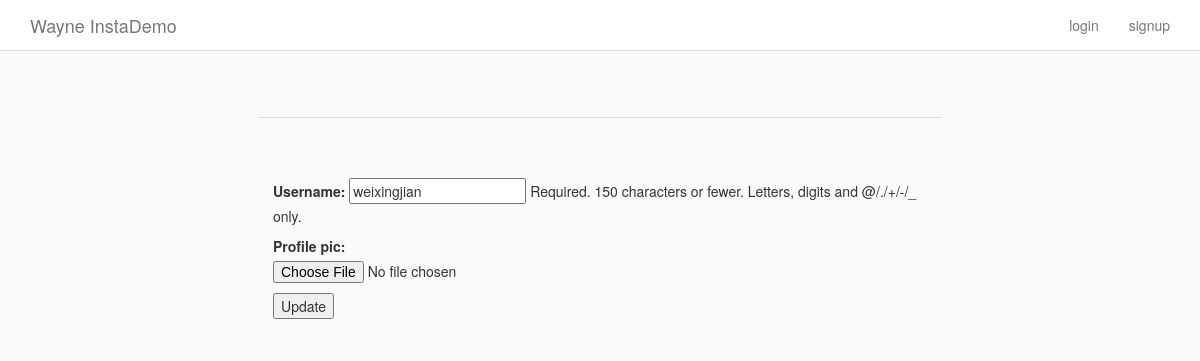
Before: /edit_profile/1/ with the older database file.
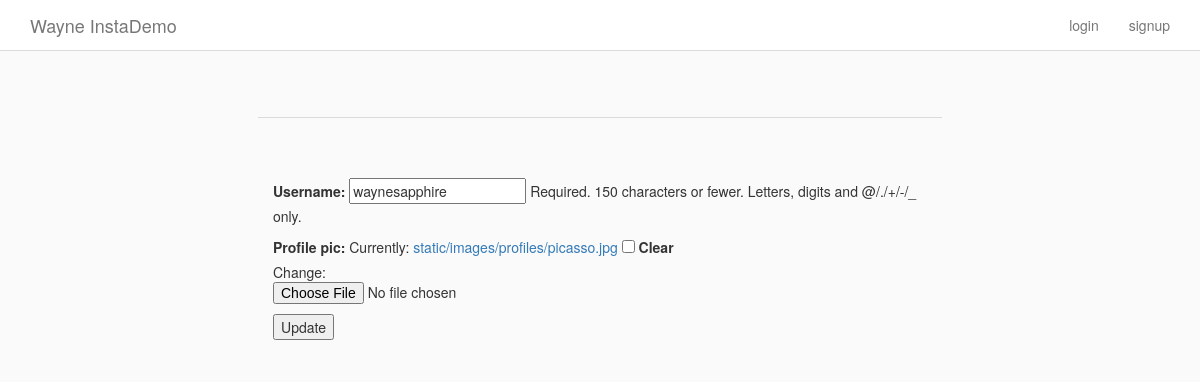
After: the same page with the newer database file.
### Insta/models.py (models this page shows, shortened)
class InstaUser(AbstractUser):
    profile_pic = ProcessedImageField(
        upload_to = 'static/images/profiles',
        format = 'JPEG',
        blank = True,
        null = True,
    )

### Insta/views.py (the view)
# urls.py: path('edit_profile/<int:pk>/', EditProfile.as_view(), name='edit_profile'),
class EditProfile(UpdateView):
    model = InstaUser
    template_name = "edit_profile.html"
    fields = ('username', 'profile_pic',)

### templates/edit_profile.html (shortened to what this page needs)
{% extends 'base.html' %}
{% block content %}
<div class="row profile-settings">
  <div class="col-xs-12">
    <div class="profile-pic-name">
    </div>
    <form action="" method="post" enctype="multipart/form-data">
        {{ form.as_p }}
        <input type="submit" value="Update" />
    </form>
  </div>
</div>
{% endblock content %}

Changed rows visible on the page:
changed InstaUser: username "weixingjian" → "waynesapphire"
Other visible differences:
form field as_p: (not shown) → "☐"
text no longer shown: "Username: Required. 150 characters or fewer. Letters, digits and @/./+/-/_ only. Profile pic:"
text now shown: "Username: Required. 150 characters or fewer. Letters, digits and @/./+/-/_ only. Profile pic: Currently: static/images/profiles/picasso.jpg Clear Change:"
